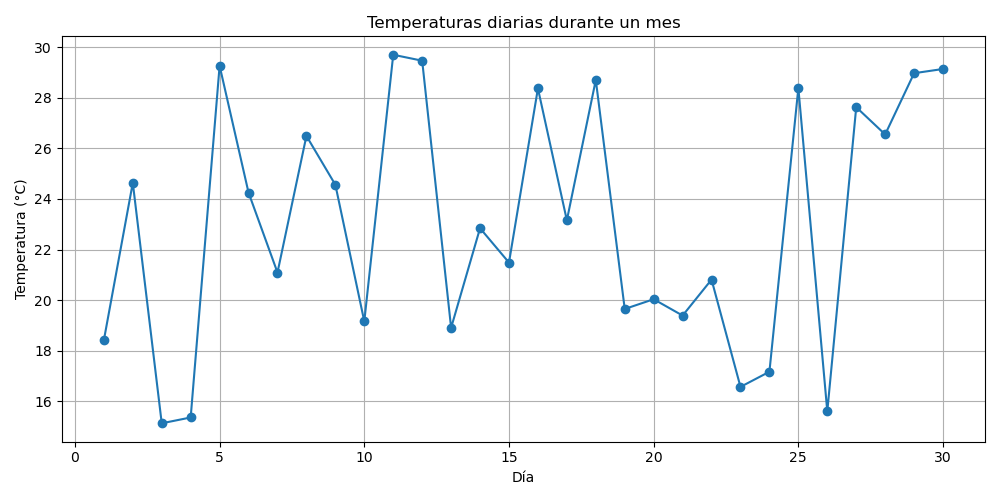

Generate this figure with Python:
#!/usr/bin/env python3
"""
Script para generar un gráfico de líneas con datos aleatorios de temperatura diaria durante un mes
y guardarlo como 'temperatura.png'.
"""
import random
import matplotlib.pyplot as plt

def generar_temperaturas(num_dias=30, min_temp=15.0, max_temp=30.0):
    """Genera una lista de temperaturas aleatorias entre min_temp y max_temp."""
    return [random.uniform(min_temp, max_temp) for _ in range(num_dias)]

def main():
    dias = list(range(1, 31))
    temperaturas = generar_temperaturas(len(dias))

    plt.figure(figsize=(10, 5))
    plt.plot(dias, temperaturas, marker='o', linestyle='-')
    plt.title('Temperaturas diarias durante un mes')
    plt.xlabel('Día')
    plt.ylabel('Temperatura (°C)')
    plt.grid(True)
    plt.tight_layout()
    plt.savefig('temperatura.png')
    plt.close()
    print("Gráfico guardado como 'temperatura.png'.")

if __name__ == '__main__':
    main()
